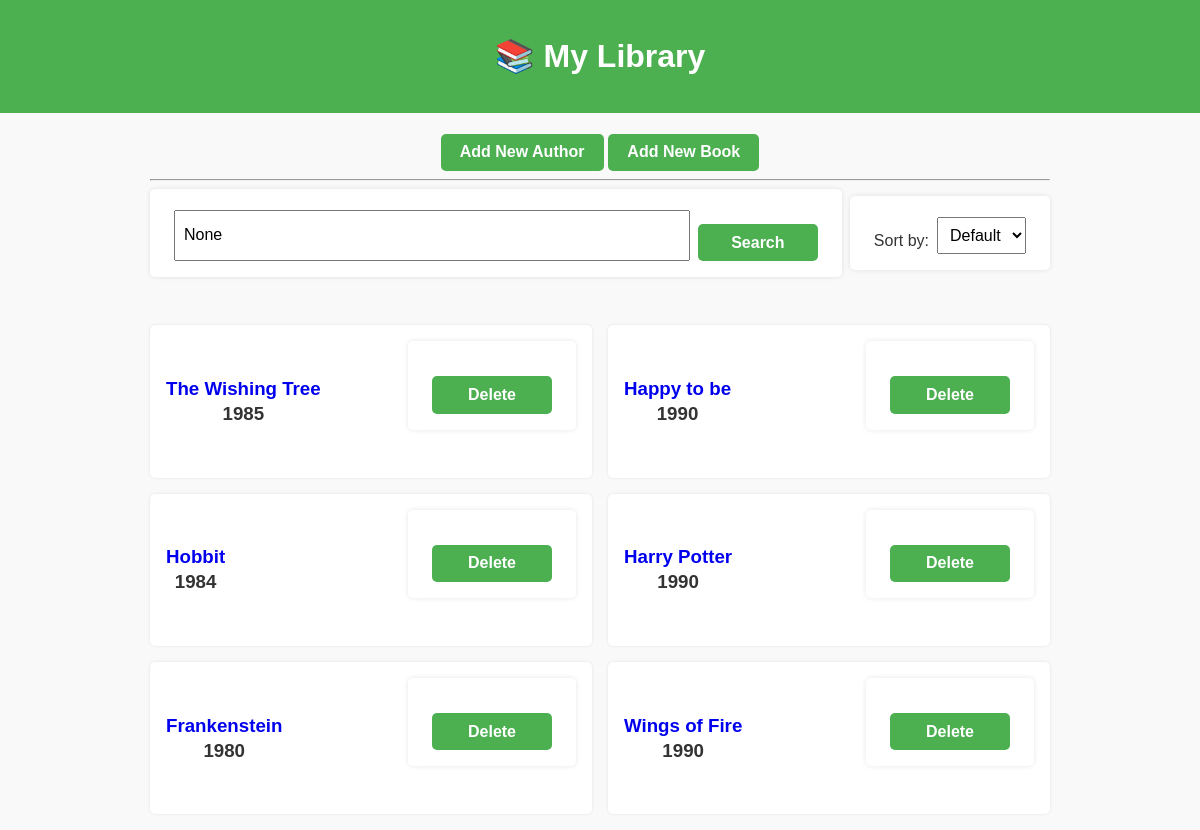
The page /home on the database its author committed.
### data_models.py (models this page shows, shortened)
class Book(db.Model):
    __tablename__ = 'books'
    id = db.Column(db.Integer, primary_key=True, autoincrement=True)
    isbn = db.Column(db.String(100))
    title = db.Column(db.String(100))
    publication_year = db.Column(db.Integer)
    author_id = db.Column(db.Integer, db.ForeignKey('authors.id'))
    rating = db.Column(db.Float)
    author = db.relationship('Author', backref='books')

### app.py (the view)
@app.route("/home", methods = ['GET'])
def home():
    search_term = request.args.get("q")
    sort_by = request.args.get("sort")
    books_query = Book.query.join(Author)
    if search_term:
        books_query = books_query.filter(Book.title.ilike(f"%{search_term}%"))
    if sort_by == "title":
        books_query = books_query.order_by(Book.title)
    elif sort_by == "author":
        books_query = books_query.order_by(Author.name)
    elif sort_by == "publication_year":
        books_query = books_query.order_by(Book.publication_year)
    else:
        books_query = books_query.order_by(Book.id)
    books = books_query.all()
    return render_template('home.html', books = books, sort_by=sort_by, search_term=search_term)

### templates/home.html (shortened to what this page needs)
{% extends "base.html" %}
{% block content %}
<div class="top-buttons">
  <a href="{{ url_for('add_author') }}"><button type="button">Add New Author</button></a>
  <a href="{{ url_for('add_book') }}"><button type="button">Add New Book</button></a>
</div>
<hr/>
<div class="top-bar">
    <form method="GET" action="{{ url_for('home') }}" class="search-form">
        <input type="text" name="q" placeholder="Search by title..." value="{{ search_term|default('') }}">
        <button type="submit">Search</button>
    </form>
    <form method="GET" action="{{ url_for('home') }}" class="sort-form">
        <label for="sort">Sort by:</label>
        <select name="sort" id="sort" onchange="this.form.submit()">
            <option value="">Default</option>
        </select>
    </form>
</div>
<div class="books-grid">
{% for book in books %}
<div class="book-card">
    <div class="book-info">
        <h3 class="home"><a href="{{ url_for('book_detail', book_id=book.id) }}">{{ book.title }}</a></h3>
        <h3>{{ book.publication_year}}</h3>
    </div>
    <div class="actions">
        <form action="{{ url_for('delete_book', book_id=book.id) }}" method="POST">
            <button onclick="return confirm('Are you sure you want to delete this book?');">Delete</button>
        </form>
    </div>
</div>
{% else %}
<p>No books found.</p>
{% endfor %}
</div>
{% endblock %}

### templates/base.html (shortened to what this page needs)
<!DOCTYPE html>
<html lang="en">
<head>
    <link rel="stylesheet" href="{{ url_for('static', filename='css/style.css') }}">
</head>
<body>
    <header>
        <h1>📚 My Library</h1>
    </header>
    <main>
        {% block content %}{% endblock %}
    </main>
</body>
</html>

### static/css/style.css (style rules this page uses)
body { font-family: Arial, sans-serif; margin: 0; padding: 0; background: #f9f9f9; color: #333; text-align: center; }
header { background: #4CAF50; color: white; padding: 1rem; text-align: center; }
main { padding: 1rem 2rem; max-width: 900px; margin: auto; }
form { background: white; padding: 1rem 1.5rem; margin-bottom: 2rem; border-radius: 5px; box-shadow: 0 0 5px rgba(0,0,0,0.1); }
label { display: block; margin-top: 1rem; }
input, select, button { padding: 0.5rem; margin-top: 0.3rem; box-sizing: border-box; font-size: 1rem; }
button { background: #4CAF50; color: white; border: none; cursor: pointer; font-weight: bold; transition: background 0.2s; }
.top-bar { display: flex; flex-wrap: wrap; gap: 0.5rem; align-items: center; margin-bottom: 1rem; }
.search-form { display: flex; flex: 1; min-width: 200px; gap: 0.5rem; }
.search-form input { flex: 1; }
.search-form button { flex-shrink: 0; }
.sort-form { display: flex; align-items: center; gap: 0.5rem; }
.sort-form select { flex: 1; padding: 0.5rem; }
.books-grid { display: grid; grid-template-columns: repeat(2, 1fr); gap: 1rem; margin-top: 1rem; }
.book-card { background: white; padding: 1rem; border-radius: 5px; box-shadow: 0 0 3px rgba(0,0,0,0.1); display: flex; justify-content: space-between; align-items: center; transition: transform 0.2s, box-shadow 0.2s; }
.book-info h3 { margin: 0.2rem 0; }
.actions form { display: inline-block; }
.top-buttons a { display: inline-block; }
.top-buttons a button { padding: 0.6rem 1.2rem; font-weight: bold; cursor: pointer; background-color: #4CAF50; color: white; border: none; border-radius: 5px; transition: background 0.2s, transform 0.1s; }
form button { display:block; width:100%; text-align:center; margin:0 auto; padding: 0.6rem 1rem; font-weight: bold; background-color: #4CAF50; color: white; border: none; border-radius: 5px; cursor: pointer; width: auto; min-width: 120px; margin-top: 1.2rem; transition: background 0.2s, transform 0.1s; }
a { text_decoration:none !important; }
.detail-page a ,.home a { text-decoration: none; }

### rows shown on the page
Book: title "The Wishing Tree", publication_year "1985"
Book: title "Happy to be", publication_year "1990"
Book: title "Hobbit", publication_year "1984"
Book: title "Harry Potter", publication_year "1990"
Book: title "Frankenstein", publication_year "1980"
Book: title "Wings of Fire", publication_year "1990"
